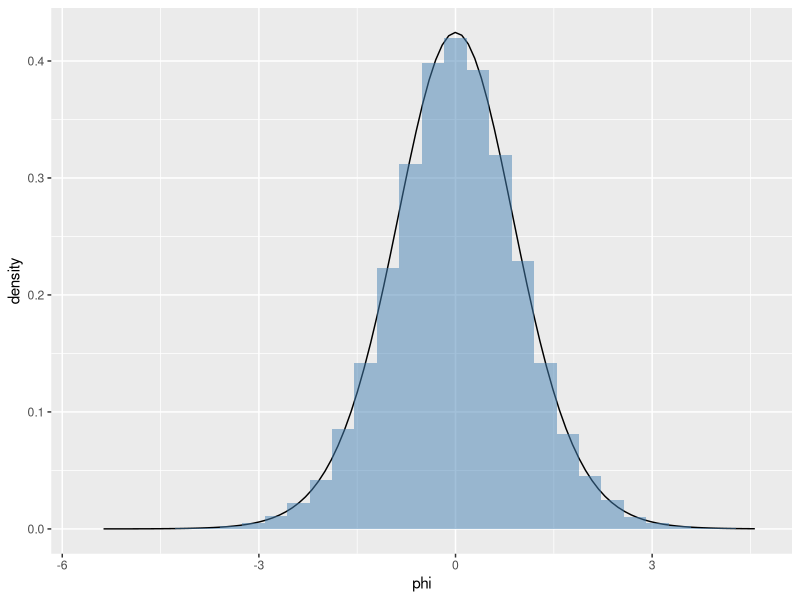
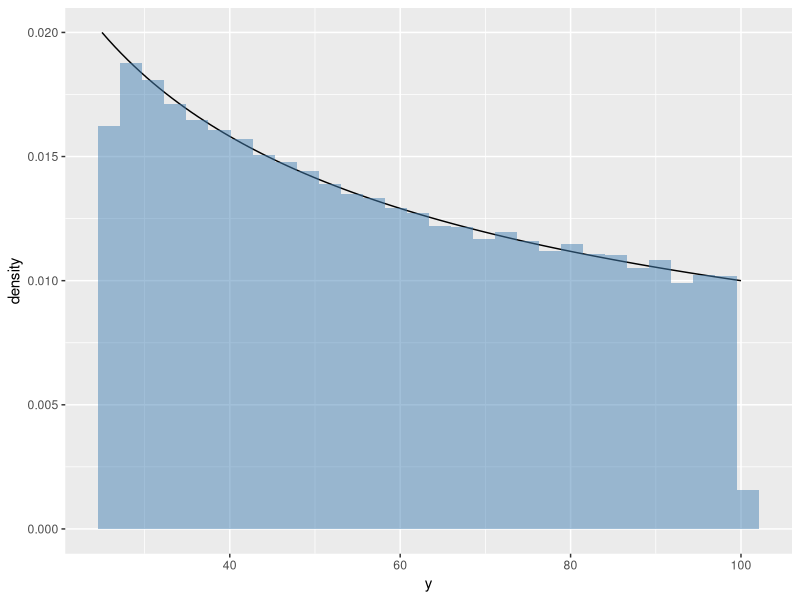

These charts were generated, in order, by the following R code:
## ---- chunk 1
#| echo: false
#| warning: false
#| message: false
library(tidyverse)
## ---- chunk 2
#| warning: false
#| message: false
#| echo: false

n_0 = 5
t_0 = .5
theta = rbeta(n = 100000, shape1 = n_0 * t_0, shape2 = n_0 * (1 - t_0))
phi = log((theta / (1-theta)))

df = data.frame(phi)

fphi = function(phi, n_0, t_0) {
  ( (1 + exp(phi))^(-n_0) ) * exp(n_0 * t_0 * phi) / 
    beta(n_0 * t_0, n_0 * (1 - t_0))
}

df %>%
  ggplot(aes(x = phi)) + 
  stat_function(fun = fphi, args = list(n_0 = n_0, t_0 = t_0)) +
  geom_histogram(aes(x = phi, y = ..density..),
                 fill = 'steelblue', alpha = 0.5)
## ---- chunk 3
#| warning: false
#| echo: false

x = runif(100000, 5, 10)
y = x^2

df = data.frame(y)

f = function(y) {
  return(.1/sqrt(y))
}

df %>%
  ggplot(aes(x = y)) + 
  stat_function(fun = f) +
  geom_histogram(aes(x = y, y = ..density..),
                 fill = 'steelblue', alpha = 0.5)
